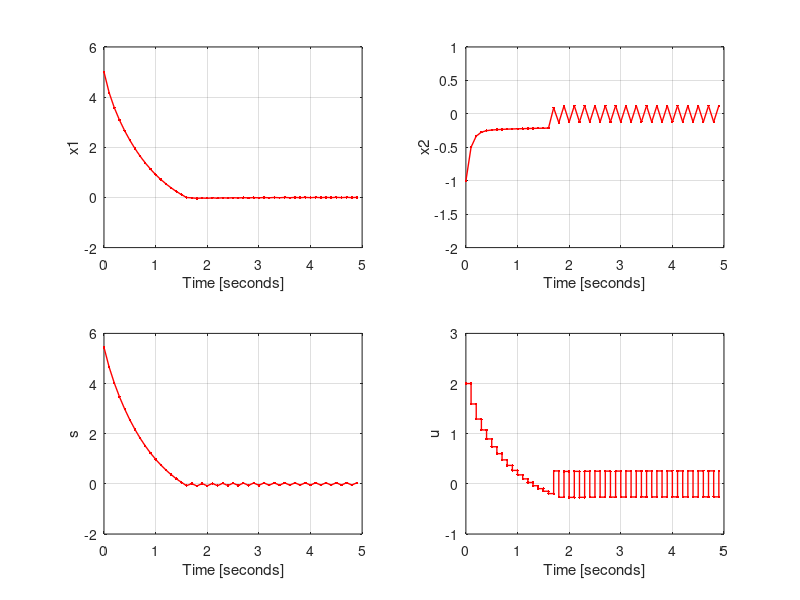

This figure's MATLAB source:
clear all;
close all;
A1=[0.837 0.289;-0.231 0.318];
B1=[0.175;0.612];
A2=[0.930 0.190;-0.152 0.589];
B2=[0.052;0.390];
C=[1 0];D=[0];
M=[1.154 0.332];
xk=[5;-1];uk=2;y=[0;0];
k1=1; q=1;
T=0.1; N=2;
Co=[C;C*A2];
Do=[0;C*B2];
Ly=A1*inv(Co);
Lu=B1-inv(Co)*Do;
Fy=inv(M*B1)*(((1-q*T)*M)-M*A1)*Ly;
Fu=inv(M*B1)*(((1-q*T)*M)-M*A1)*Lu;

for k=1:1:50
t(k)=(k-1)*T;
x(:,k)=xk;
u(:,k)=uk;
x1(k)=xk(1);
x2(k)=xk(2);

yk=xk;
for m=1:1:N  
y(m)=C*yk; % Multi rate output
yk=A2*yk+B2*uk;
end

s(:,k)=M*x(:,k);
uk=Fy*y+Fu*uk-inv(M*B1)*k1*T*sign(s(:,k));
xk=A1*xk+B1*uk;
end

figure(1);
subplot(2,2,1);
plot(t,x1,'r.-','linewidth',1);
xlabel('Time [seconds]');ylabel('x1');
axis([0 5 -2 6])
grid on;
subplot(2,2,2);
plot(t,x2,'r.-','linewidth',1);
xlabel('Time [seconds]');ylabel('x2');
axis([0 5 -2 1])
grid on;
subplot(2,2,3);
plot(t,s,'r.-','linewidth',1);
xlabel('Time [seconds]');ylabel('s');
axis([0 5 -2 6])
grid on;
subplot(2,2,4);
stairs(t,u,'r.-','linewidth',1);
xlabel('Time [seconds]');ylabel('u');
axis([0 5 -1 3])
grid on;